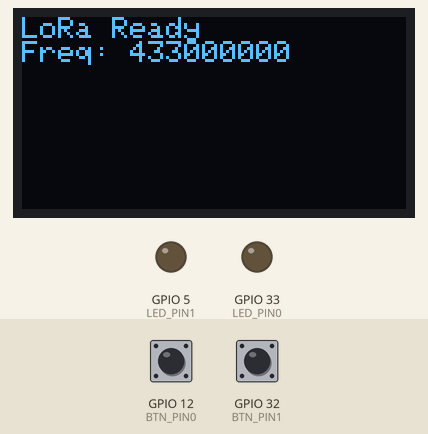
The sketch below on a simulated ESP32. On the bench: 128×64 one-colour display, output pins drawn as LEDs (lit = HIGH). Inputs (shaded band) come from the test bench; at power-on: GPIO 12 (BTN_PIN0) HIGH, GPIO 32 (BTN_PIN1) HIGH. No radio packets arrive unless stated; what the sketch prints to the serial monitor is not drawn.

Above: at 3.8 s.
3.9 s: GPIO 12 (BTN_PIN0) pulled LOW for 0.15 s
At 5.2 s:
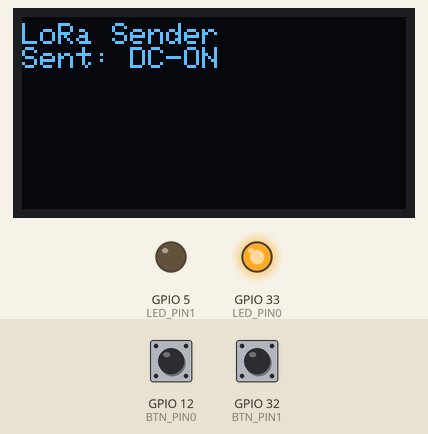
5.5 s: GPIO 32 (BTN_PIN1) pulled LOW for 0.15 s
At 6.5 s:
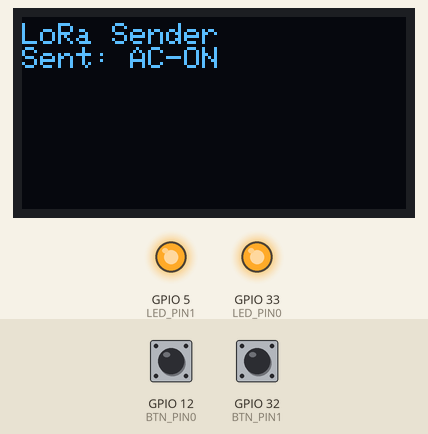
7.1 s: GPIO 12 (BTN_PIN0) pulled LOW for 1 s
At 7.7 s:
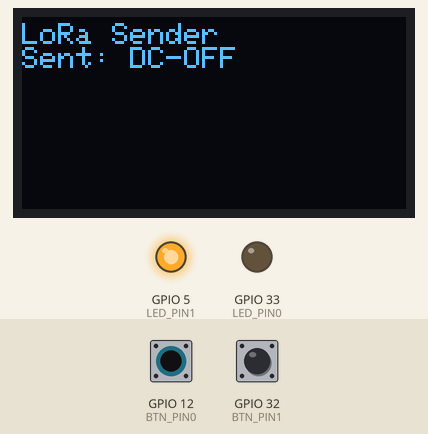
9.6 s: GPIO 32 (BTN_PIN1) pulled LOW for 1 s
At 10.8 s:
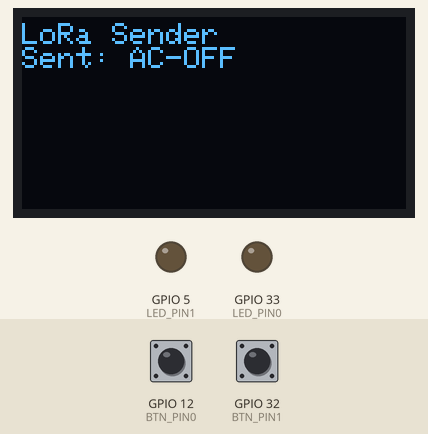
12.1 s: GPIO 12 (BTN_PIN0) pulled LOW for 0.15 s
At 12.16 s:
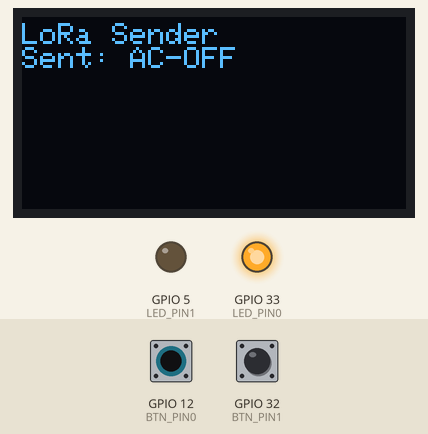
13.7 s: GPIO 12 (BTN_PIN0) pulled LOW for 3.2 s
At 15.1 s:
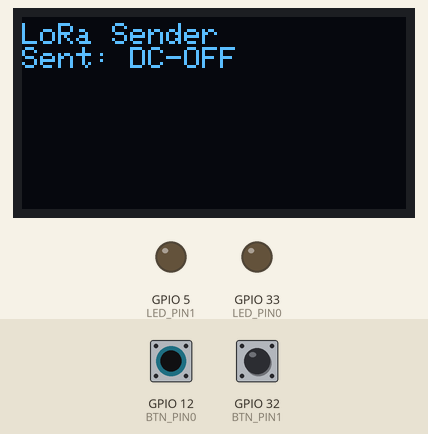
Timing chart, 0 to 16.7 s (numbered marks = the images above; inputs shaded):
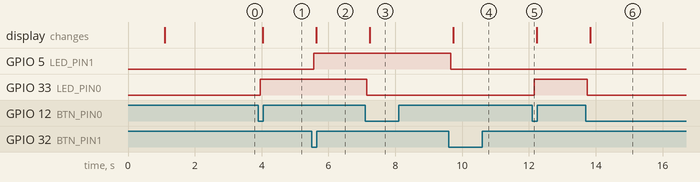

The sketch:

ESPA.ino
```cpp
#include <SPI.h>
#include <LoRa.h>
#include <Wire.h>
#include <Adafruit_GFX.h>
#include <Adafruit_SSD1306.h>

#define SCREEN_WIDTH 128
#define SCREEN_HEIGHT 64

#define OLED_RESET -1
Adafruit_SSD1306 display(SCREEN_WIDTH, SCREEN_HEIGHT, &Wire, OLED_RESET);

#define NSS 4
#define RST 15
#define DIO0 2
#define LORA_FREQ 433E6

#define BTN_PIN0 12
#define LED_PIN0 33

#define BTN_PIN1 32
#define LED_PIN1 5
void buttonGreenState();
void buttonRedState();

bool prevBtn0State = HIGH;
bool prevBtn1State = HIGH;
unsigned long lastDebounceTime0 = 0;
const unsigned long debounceDelay0 = 50;
unsigned long lastDebounceTime1 = 0;
const unsigned long debounceDelay1 = 50;

bool led0State = false;
bool led1State = false;
void setup() {
  Serial.begin(115200);
  while (!Serial);

  if (!display.begin(SSD1306_SWITCHCAPVCC, 0x3C)) {
    Serial.println("OLED initialization failed");
    while (1);
  }
  display.clearDisplay();
  display.setTextColor(SSD1306_WHITE);
  display.setTextSize(1);
  display.setCursor(0, 0);
  display.println("OLED Initialized");
  display.display();
  delay(1000);

  pinMode(BTN_PIN0, INPUT_PULLUP);
  pinMode(LED_PIN0, OUTPUT);
  digitalWrite(LED_PIN0, LOW);
  pinMode(BTN_PIN1, INPUT_PULLUP);
  pinMode(LED_PIN1, OUTPUT);
  digitalWrite(LED_PIN1, LOW);

  Serial.println("LoRa Sender:");
  LoRa.setPins(NSS, RST, DIO0);
  LoRa.setSPIFrequency(20000000);
  LoRa.setTxPower(20);

  if (!LoRa.begin(LORA_FREQ)) {
    Serial.println("Starting LoRa failed!");
    display.clearDisplay();
    display.setCursor(0, 0);
    display.println("LoRa failed!");
    display.display();
    while (1);
  } else {
    Serial.print("LoRa initialized with frequency ");
    Serial.println(LORA_FREQ);
    display.clearDisplay();
    display.setCursor(0, 0);
    display.println("LoRa Ready");
    display.print("Freq: ");
    display.println((int)LORA_FREQ);
    display.display();
    delay(1500);
  }
}

void loop() {
  buttonGreenState();
  buttonRedState();
}
void buttonGreenState() {
    int reading0 = digitalRead(BTN_PIN0);

    if (reading0 != prevBtn0State) {
      lastDebounceTime0 = millis();
    }

    if ((millis() - lastDebounceTime0) > debounceDelay0) {
      static bool stable0State = HIGH;
      if (reading0 == LOW && stable0State == HIGH) {

        led0State = !led0State;
        digitalWrite(LED_PIN0, led0State ? HIGH : LOW);

        String msg0 = led0State ? "DC-ON" : "DC-OFF";
        LoRa.beginPacket();
        LoRa.print(msg0);
        LoRa.endPacket();
        Serial.println("Sent: " + msg0);

        display.clearDisplay();
        display.setCursor(0, 2);
        display.setTextSize(1);
        display.println("LoRa Sender");
        display.print("Sent: ");
        display.println(msg0);
        display.display();
      }
      stable0State = reading0;
    }
    prevBtn0State = reading0;
}


void buttonRedState() {
    int reading1 = digitalRead(BTN_PIN1);

    if (reading1 != prevBtn1State) {
      lastDebounceTime1 = millis();
    }

    if ((millis() - lastDebounceTime1) > debounceDelay1) {
      static bool stable1State = HIGH;
      if (reading1 == LOW && stable1State == HIGH) {

        led1State = !led1State;
        digitalWrite(LED_PIN1, led1State ? HIGH : LOW);

        String msg1 = led1State ? "AC-ON" : "AC-OFF";
        LoRa.beginPacket();
        LoRa.print(msg1);
        LoRa.endPacket();
        Serial.println("Sent: " + msg1);

        display.clearDisplay();
        display.setCursor(0, 2);
        display.setTextSize(1);
        display.println("LoRa Sender");
        display.print("Sent: ");
        display.println(msg1);
        display.display();
      }
      stable1State = reading1;
    }
    prevBtn1State = reading1;
}
```

Measured:
- after the input at 3.9 s, GPIO 33 (LED_PIN0): LOW → HIGH after 0.05 s; the display: changes after 0.14 s (image 1)
- after the input at 5.5 s, GPIO 5 (LED_PIN1): LOW → HIGH after 0.05 s; the display: changes after 0.14 s (image 2)
- after the input at 7.1 s, GPIO 33 (LED_PIN0): HIGH → LOW after 0.05 s; the display: changes after 0.14 s (image 3)
- after the input at 9.6 s, GPIO 5 (LED_PIN1): HIGH → LOW after 0.05 s; the display: changes after 0.14 s (image 4)
- after the input at 12.1 s, GPIO 33 (LED_PIN0): LOW → HIGH after 0.05 s
- after the input at 13.7 s, GPIO 33 (LED_PIN0): HIGH → LOW after 0.05 s; the display: changes after 0.14 s (image 6)
